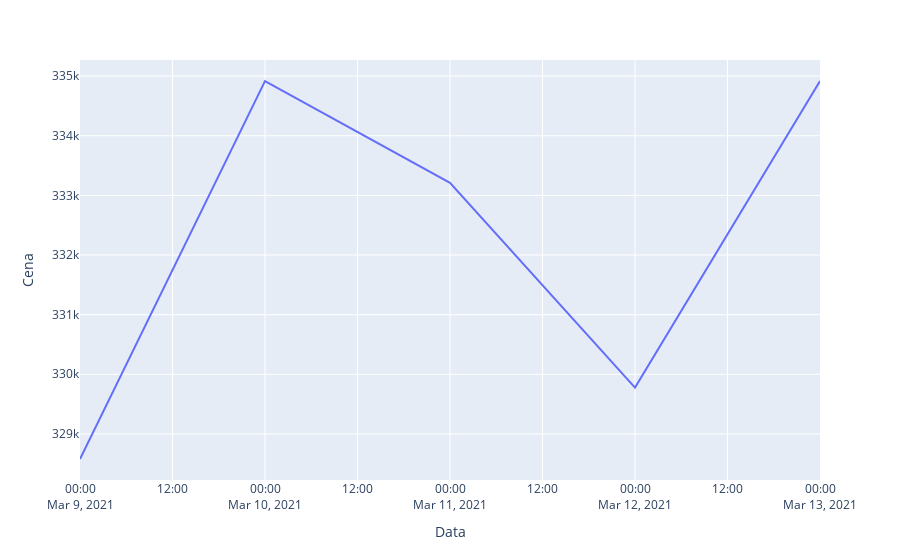

Notebook code cell kept with this figure:
### Code cell
from data import calc_avg_price_per_day
import plotly.graph_objects as go
import plotly.express as px

avg_price_per_day = calc_avg_price_per_day(data)
fig = go.Figure(data=px.line(avg_price_per_day, x="Data", y="Cena"))
fig.show()

### Figure 1 — Plotly figure (JSON) as saved in the notebook; plotly's stock layout.template omitted (floating-point values rounded to 4 significant figures)
{"data": [{"hovertemplate": "Data=%{x}<br>Cena=%{y}<extra></extra>", "legendgroup": "", "line": {"color": "#636efa", "dash": "solid"}, "mode": "lines", "name": "", "orientation": "v", "showlegend": false, "type": "scatter", "x": ["2021-03-09", "2021-03-10", "2021-03-11", "2021-03-12", "2021-03-13"], "xaxis": "x", "y": [328600.0, 334900.0, 333200.0, 329800.0, 334900.0], "yaxis": "y"}], "layout": {"legend": {"tracegroupgap": 0}, "margin": {"t": 60}, "xaxis": {"anchor": "y", "domain": [0, 1], "title": {"text": "Data"}}, "yaxis": {"anchor": "x", "domain": [0, 1], "title": {"text": "Cena"}}}}
